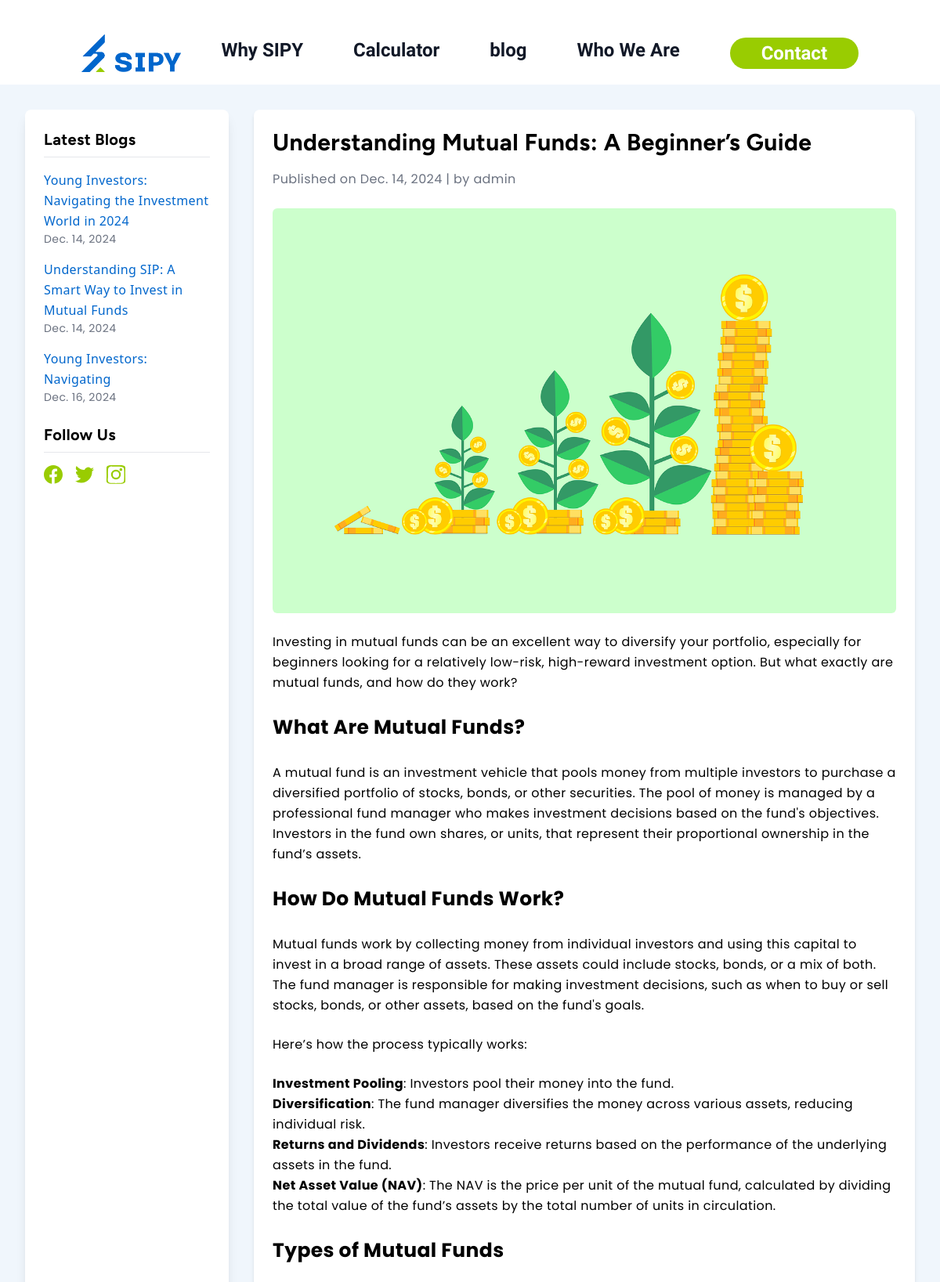
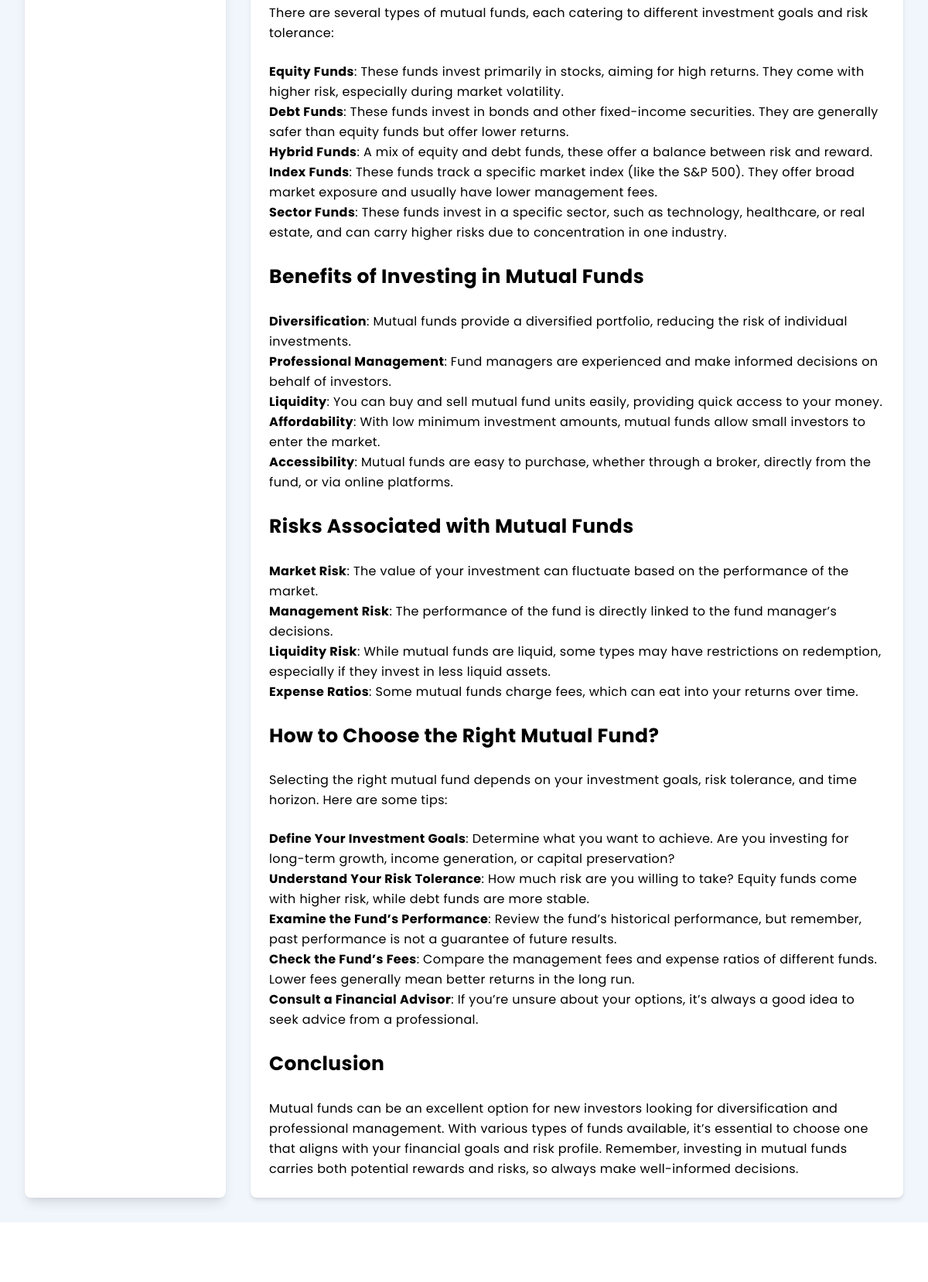
Page /blog/understanding-mutual-funds-a-beginners-guide (upper part) on the committed database (2 pictures, top to bottom).
### index/models.py (models this page shows, shortened)
class Blog(models.Model):
    title = models.CharField(max_length=100, blank=True, null=True)
    author = models.ForeignKey(User, on_delete=models.CASCADE, related_name='blogs')  # ForeignKey to User
    image = models.ImageField(upload_to='images/', blank=True, null=True)
    short_description=CKEditor5Field('Text', config_name='short description')
    description=CKEditor5Field('Text', config_name='description')
    slug = models.SlugField(unique=True, blank=True, null=True)
    date = models.DateField(auto_now_add=True)
    is_active = models.BooleanField(default=True)

### index/views.py (the view)
# urls.py: path('blog/<slug>', blog, name='blog'),
def blog (request, slug):
    blog = Blog.objects.get(slug=slug)
    all_blogs = Blog.objects.exclude(id=blog.id)[:3]
    return render(request, 'blog.html', {'blog': blog, 'all_blogs': all_blogs})

### index/templates/blog.html (shortened to what this page needs)
{% extends 'base.html' %}
{% block content %}
<section class="bg-[#f0f6fc] font-sans leading-relaxed tracking-wide">
    <div class="max-w-screen-xl mx-auto py-8 px-4 lg:px-8">
        <div class="grid grid-cols-1 gap-8 lg:grid-cols-4 lg:gap-8 lg:grid-flow-row-dense">
            <aside class="lg:col-span-1 bg-white shadow-lg rounded-lg p-6 order-last lg:order-first">
                <h2 class="text-xl font-bold mb-4 border-b pb-2">Latest Blogs</h2>
                <ul class="space-y-4">
                    {% for blog in all_blogs %}
                    <li>
                        <a href="{% url 'index:blog' blog.slug %}" class="text-primary hover:underline hover:text-secondary">{{ blog.title }}</a>
                        <p class="text-sm text-gray-500">{{ blog.date }}</p>
                    </li>
                    {% endfor %}
                </ul>
                <h2 class="text-xl font-bold mt-6 mb-4 border-b pb-2">Follow Us</h2>
                <div class="flex space-x-4">
                    <a href="https://www.facebook.com/profile.php?id=61569742269323" target="_blank" class="text-secondary hover:text-blue-600">
                    </a>
                    <a href="https://x.com/SIPYCARE" target="_blank" class="text-secondary hover:text-blue-400">
                    </a>
                    <a href="https://www.instagram.com/sipycare" target="_blank" class="text-secondary hover:text-pink-600">
                    </a>
                </div>
            </aside>
            <main class="lg:col-span-3 bg-white shadow-md rounded-lg p-6">
                <h1 class="text-3xl font-bold mb-4">{{ blog.title }}</h1>
                <p class="text-gray-500 mb-6">Published on {{ blog.date }} | by {{ blog.author }}</p>
                <img src="{{ blog.image.url }}" alt="Blog Image" class="w-full h-auto rounded-md mb-6">
                <div class=" space-y-6 blog-content">
                    {{ blog.description | safe }}
                </div>
            </main>
        </div>
    </div>
</section>
{% endblock %}

### templates/base.html (shortened to what this page needs)
{% load static %}
<!DOCTYPE html>
<html lang="en">
<head>
    <link rel="stylesheet" href="https://cdnjs.cloudflare.com/ajax/libs/font-awesome/5.15.3/css/all.min.css">
    <link href="https://cdn.jsdelivr.net/npm/flowbite@2.5.2/dist/flowbite.min.css" rel="stylesheet" />
    <link rel="stylesheet" href="{% static 'css/Style.css' %}">
    <link href="{% static 'css/Tailwind.css' %}" rel="stylesheet">
</head>
<body>
    <header class="container mx-auto p-4 mt-7 ">
        <nav class="bg-white border-gray-200 ">
            <div class="max-w-screen-xl flex flex-wrap items-center justify-between mx-auto">
              <a href="{% url 'index:index' %}" class="flex items-center space-x-3 rtl:space-x-reverse">
                  <img src="{% static 'images/SIPY_logo.png' %}" class="h-12 mr-3" alt="Sipy Logo">
              </a>
              <div class="hidden w-full md:block md:w-auto" id="navbar-default">
                <ul class="font-bold font-body text-2xl flex flex-col gap-4 p-4 md:p-0 mt-4 border border-gray-100 rounded-lg bg-gray-50 md:flex-row md:gap-8 md:space-x-8 rtl:space-x-reverse md:mt-0 md:border-0 md:bg-white">
                  <li>
                    <a href="{% url 'index:index' %}#whysipy" class="block py-2 px-3 text-gray-900 bg-secondary rounded md:bg-transparent md:hover:text-secondary md:p-0 " aria-current="page">Why SIPY</a>
                  </li>
                  <li>
                    <a href="{% url 'index:index' %}#calculator" class="block py-2 px-3 text-gray-900 rounded hover:bg-gray-100 md:hover:bg-transparent md:border-0 md:hover:text-secondary md:p-0">Calculator</a>
                  </li>
                  <li>
                    <a href="{% url 'index:index' %}#blog" class="block py-2 px-3 text-gray-900 rounded hover:bg-gray-100 md:hover:bg-transparent md:border-0 md:hover:text-secondary md:p-0">blog</a>
                  </li>
                  <li>
                    <a href="{% url 'index:index' %}#whoweare" class="block py-2 px-3 text-gray-900 rounded hover:bg-gray-100 md:hover:bg-transparent md:border-0 md:hover:text-secondary md:p-0">Who We Are</a>
                  </li>
                  <li class="">
                    <a href="{% url 'index:index' %}#contact" class="block py-2 px-3 rounded-full text-gray-900  hover:bg-gray-100 md:hover:bg-transparent md:bg-secondary md:hover:bg-primary md:px-10 md:py-1 md:text-white md:w-full md:border-0">Contact</a>
                  </li>
                </ul>
              </div>
            </div>
          </nav>
    </header>
        {% block content %}
        {% endblock %}
</body>
</html>

### static/css/Style.css (style rules this page uses)
body { margin: 0px; padding: 0px; box-sizing: border-box }
h1, h2, button { @apply font-title; }
h3, h4, h5, h6, p { @apply font-subheading; }
p { font-family: poppins; }
.blog-content p, .blog-content h2, .blog-content h3, .blog-content h4, .blog-content h5, .blog-content h6, .blog-content ul, .blog-content li, .blog-content ol { font-family: 'Poppins', sans-serif; }
.blog-content h2, .blog-content h3, .blog-content h4 { font-size:25px; font-weight: bold; }
.blog-content p { font-size:16px; }
svg { display: block; overflow: visible; }

### templates/base.html (style rules this page uses)
body { margin:0; padding:0; }

### rows in the picture
Blog: title "Young Investors: Navigating the Investment World in 2024", date "Dec. 14, 2024"
Blog: title "Understanding SIP: A Smart Way to Invest in Mutual Funds", date "Dec. 14, 2024"
Blog: title "Young Investors: Navigating", date "Dec. 16, 2024"
Blog: title "Understanding Mutual Funds: A Beginner’s Guide", date "Dec. 14, 2024", author "admin", image (picture), description "Investing in mutual funds can be an excellent way to diversify your portfolio, especially for beginners looking for a relatively low-risk, high-reward investment option. But what exactly are mutual funds, and how do they work? What Are Mutual Funds? A mutual fund is an investment vehicle that pools money from multiple investors to purchase a diversified portfolio of stocks, bonds, or other securities. The pool of money is managed by a professional fund manager who makes investment decisions based on the fund's objectives. Investors in the fund own shares, or units, that represent their proportional ownership in the fund’s assets. How Do Mutual Funds Work? Mutual funds work by collecting…"
